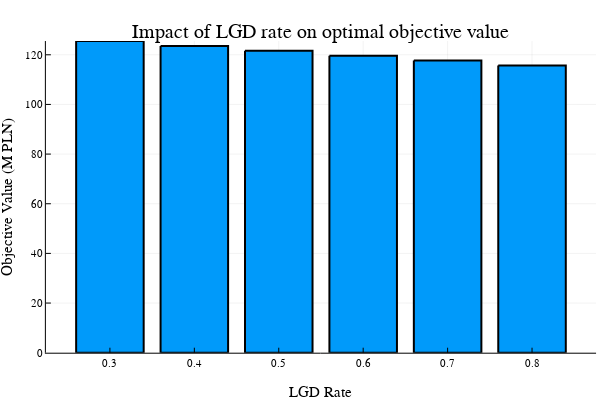

Write notebook code for a chart like this one.
### Code cell
@df optimal_results_lgd bar(
    :lgd_rate,
    :objective_value,
    xlabel = "LGD Rate",
    ylabel = "Objective Value (M PLN)",
    title = "Impact of LGD rate on optimal objective value",
    legend = false,
    marker = :circle,
    lw = 2
)

### Figure 1 — Plotly figure (JSON) as saved in the notebook; plotly's stock layout.template omitted (floating-point values rounded to 4 significant figures)
{"data": [{"fill": "tozeroy", "fillcolor": "rgba(0, 154, 250, 1.000)", "legendgroup": "y1", "line": {"color": "rgba(0, 0, 0, 1.000)", "dash": "solid", "width": 2}, "mode": "lines", "name": "y1", "showlegend": true, "type": "scatter", "x": [0.26, 0.26, 0.34, 0.34, 0.26, 0.26], "xaxis": "x1", "y": [125.5, 0, 0, 125.5, 125.5, 125.5], "yaxis": "y1"}, {"fill": "tozeroy", "fillcolor": "rgba(0, 154, 250, 1.000)", "legendgroup": "y1", "line": {"color": "rgba(0, 0, 0, 1.000)", "dash": "solid", "width": 2}, "mode": "lines", "name": "y1", "showlegend": false, "type": "scatter", "x": [0.36, 0.36, 0.44, 0.44, 0.36, 0.36], "xaxis": "x1", "y": [123.6, 0, 0, 123.6, 123.6, 123.6], "yaxis": "y1"}, {"fill": "tozeroy", "fillcolor": "rgba(0, 154, 250, 1.000)", "legendgroup": "y1", "line": {"color": "rgba(0, 0, 0, 1.000)", "dash": "solid", "width": 2}, "mode": "lines", "name": "y1", "showlegend": false, "type": "scatter", "x": [0.46, 0.46, 0.54, 0.54, 0.46, 0.46], "xaxis": "x1", "y": [121.6, 0, 0, 121.6, 121.6, 121.6], "yaxis": "y1"}, {"fill": "tozeroy", "fillcolor": "rgba(0, 154, 250, 1.000)", "legendgroup": "y1", "line": {"color": "rgba(0, 0, 0, 1.000)", "dash": "solid", "width": 2}, "mode": "lines", "name": "y1", "showlegend": false, "type": "scatter", "x": [0.56, 0.56, 0.64, 0.64, 0.56, 0.56], "xaxis": "x1", "y": [119.6, 0, 0, 119.6, 119.6, 119.6], "yaxis": "y1"}, {"fill": "tozeroy", "fillcolor": "rgba(0, 154, 250, 1.000)", "legendgroup": "y1", "line": {"color": "rgba(0, 0, 0, 1.000)", "dash": "solid", "width": 2}, "mode": "lines", "name": "y1", "showlegend": false, "type": "scatter", "x": [0.66, 0.66, 0.74, 0.74, 0.66, 0.66], "xaxis": "x1", "y": [117.7, 0, 0, 117.7, 117.7, 117.7], "yaxis": "y1"}, {"fill": "tozeroy", "fillcolor": "rgba(0, 154, 250, 1.000)", "legendgroup": "y1", "line": {"color": "rgba(0, 0, 0, 1.000)", "dash": "solid", "width": 2}, "mode": "lines", "name": "y1", "showlegend": false, "type": "scatter", "x": [0.76, 0.76, 0.84, 0.84, 0.76, 0.76], "xaxis": "x1", "y": [115.7, 0, 0, 115.7, 115.7, 115.7], "yaxis": "y1"}, {"colorbar": {"len": 0.8657, "title": "", "x": 0.9934, "y": 0.5087}, "legendgroup": "y1", "marker": {"color": "rgba(0, 154, 250, 0.000)", "line": {"color": "rgba(0, 0, 0, 0.000)", "width": 1}, "size": 0, "symbol": "circle"}, "mode": "markers", "name": "y1", "showlegend": false, "type": "scatter", "x": [0.3, 0.4, 0.5, 0.6, 0.7, 0.8], "xaxis": "x", "y": [125.5, 123.6, 121.6, 119.6, 117.7, 115.7], "yaxis": "y"}], "layout": {"annotations": [{"font": {"color": "rgba(0, 0, 0, 1.000)", "family": "sans-serif", "size": 20}, "rotation": 0, "showarrow": false, "text": "Impact of LGD rate on optimal objective value", "x": 0.535, "xanchor": "center", "xref": "paper", "y": 1, "yanchor": "top", "yref": "paper"}], "height": 400, "margin": {"b": 20, "l": 0, "r": 0, "t": 20}, "paper_bgcolor": "rgba(255, 255, 255, 1.000)", "plot_bgcolor": "rgba(255, 255, 255, 1.000)", "showlegend": false, "width": 600, "xaxis": {"anchor": "y", "domain": [0.07647, 0.9934], "gridcolor": "rgba(0, 0, 0, 0.100)", "gridwidth": 0.5, "linecolor": "rgba(0, 0, 0, 1.000)", "mirror": false, "range": [0.2242, 0.8758], "showgrid": true, "showline": true, "showticklabels": true, "tickangle": 0, "tickcolor": "rgb(0, 0, 0)", "tickfont": {"color": "rgba(0, 0, 0, 1.000)", "family": "sans-serif", "size": 11}, "tickmode": "array", "ticks": "inside", "ticktext": ["0.3", "0.4", "0.5", "0.6", "0.7", "0.8"], "tickvals": [0.3, 0.4, 0.5, 0.6, 0.7, 0.8], "title": "LGD Rate", "titlefont": {"color": "rgba(0, 0, 0, 1.000)", "family": "sans-serif", "size": 15}, "type": "-", "visible": true, "zeroline": false, "zerolinecolor": "rgba(0, 0, 0, 1.000)"}, "yaxis": {"anchor": "x", "domain": [0.07581, 0.9415], "gridcolor": "rgba(0, 0, 0, 0.100)", "gridwidth": 0.5, "linecolor": "rgba(0, 0, 0, 1.000)", "mirror": false, "range": [0, 125.5], "showgrid": true, "showline": true, "showticklabels": true, "tickangle": 0, "tickcolor": "rgb(0, 0, 0)", "tickfont": {"color": "rgba(0, 0, 0, 1.000)", "family": "sans-serif", "size": 11}, "tickmode": "array", "ticks": "inside", "ticktext": ["0", "20", "40", "60", "80", "100", "120"], "tickvals": [0, 20, 40, 60, 80, 100, 120], "title": "Objective Value (M PLN)", "titlefont": {"color": "rgba(0, 0, 0, 1.000)", "family": "sans-serif", "size": 15}, "type": "-", "visible": true, "zeroline": false, "zerolinecolor": "rgba(0, 0, 0, 1.000)"}}}
